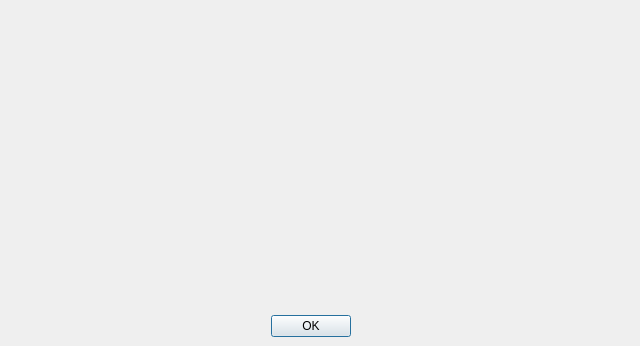
<?xml version="1.0" encoding="UTF-8"?>
<ui version="4.0">
 <class>Dialog_ShowLoadProfile</class>
 <widget class="QDialog" name="Dialog_ShowLoadProfile">
  <property name="geometry">
   <rect>
    <x>0</x>
    <y>0</y>
    <width>640</width>
    <height>346</height>
   </rect>
  </property>
  <property name="windowTitle">
   <string>Show load profile</string>
  </property>
  <widget class="QDialogButtonBox" name="buttonBox">
   <property name="geometry">
    <rect>
     <x>0</x>
     <y>310</y>
     <width>621</width>
     <height>32</height>
    </rect>
   </property>
   <property name="orientation">
    <enum>Qt::Horizontal</enum>
   </property>
   <property name="standardButtons">
    <set>QDialogButtonBox::Ok</set>
   </property>
   <property name="centerButtons">
    <bool>true</bool>
   </property>
  </widget>
  <widget class="QCustomPlot" name="widget" native="true">
   <property name="geometry">
    <rect>
     <x>19</x>
     <y>19</y>
     <width>601</width>
     <height>281</height>
    </rect>
   </property>
  </widget>
 </widget>
 <customwidgets>
  <customwidget>
   <class>QCustomPlot</class>
   <extends>QWidget</extends>
   <header>qcustomplot.h</header>
   <container>1</container>
  </customwidget>
 </customwidgets>
 <resources/>
 <connections>
  <connection>
   <sender>buttonBox</sender>
   <signal>accepted()</signal>
   <receiver>Dialog_ShowLoadProfile</receiver>
   <slot>accept()</slot>
   <hints>
    <hint type="sourcelabel">
     <x>248</x>
     <y>254</y>
    </hint>
    <hint type="destinationlabel">
     <x>157</x>
     <y>274</y>
    </hint>
   </hints>
  </connection>
  <connection>
   <sender>buttonBox</sender>
   <signal>rejected()</signal>
   <receiver>Dialog_ShowLoadProfile</receiver>
   <slot>reject()</slot>
   <hints>
    <hint type="sourcelabel">
     <x>316</x>
     <y>260</y>
    </hint>
    <hint type="destinationlabel">
     <x>286</x>
     <y>274</y>
    </hint>
   </hints>
  </connection>
 </connections>
</ui>
